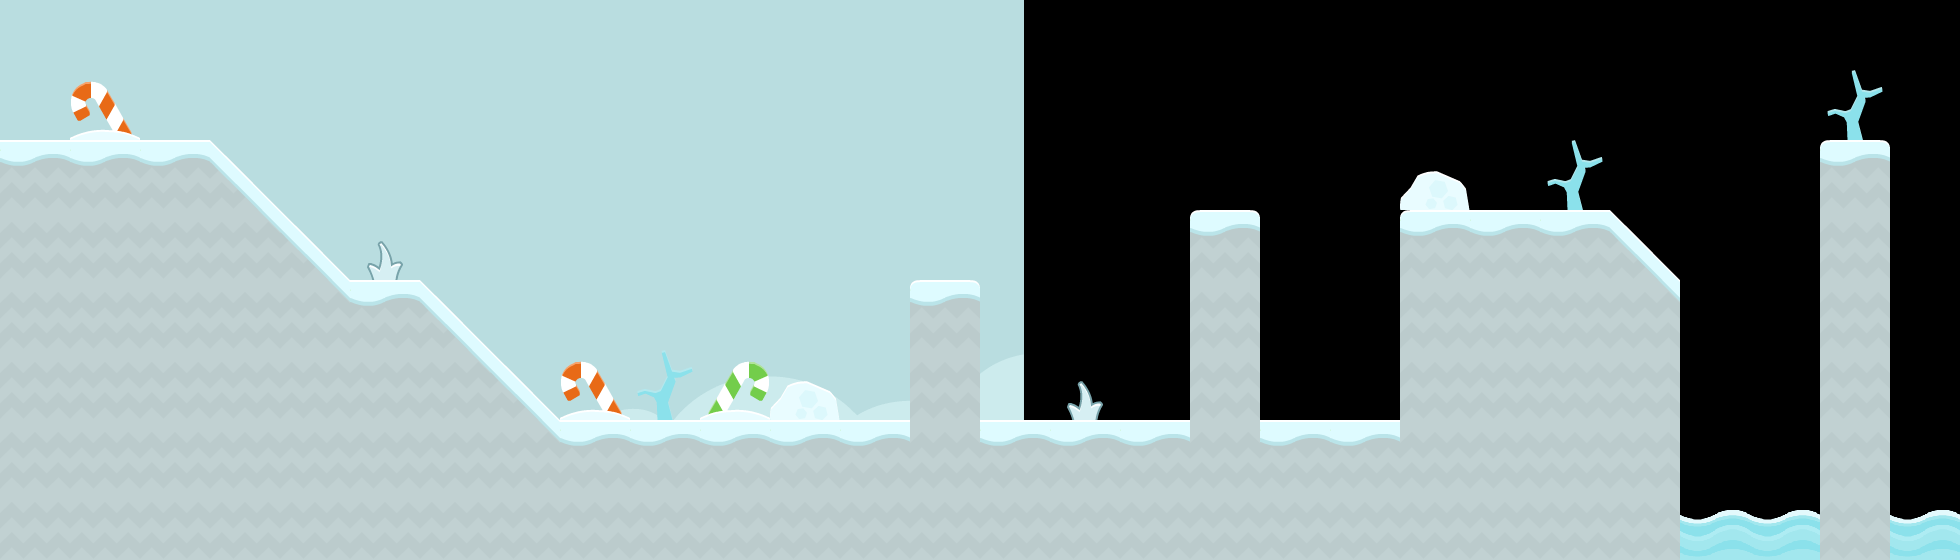

Tiled map render using the project's own tile images. Description and the map definition, with tile-layer contents summarised, below:
An orthogonal 28x8 tile map with 70x70 px tiles, 3 tile layers (tiles_background, tiles_terrain, tiles_foreground), 2 image layers and 10 objects (7x SNOW, start, target, effect_snow).

<map version="1.0" orientation="orthogonal" renderorder="right-down" width="28" height="8" tilewidth="70" tileheight="70" nextobjectid="175">
 <properties>
  <property name="blocks" value="wood_1x2_triangle_left,stone_1x2_triangle_left,stone_pyramid,wood_square_small_triangle_left,stone_square_small_triangle_left,stone_square,metal_small_triangle_right,wood_pyramid,wood_pyramid,stone_small_triangle_right" />
  <property name="music" value="eight_bit_metal" />
 </properties>
 <tileset firstgid="1" name="tiles" tilewidth="70" tileheight="70" spacing="4" margin="2" tilecount="117">
  <image source="../../graphics/tiles.png" width="962" height="666" />
  <tile id="114">
   <animation>
    <frame tileid="114" duration="100" />
    <frame tileid="115" duration="100" />
    <frame tileid="116" duration="100" />
    <frame tileid="115" duration="100" />
   </animation>
  </tile>
 </tileset>
 <imagelayer name="background_b" x="1024" y="-300">
  <image source="../../graphics/backgrounds/blue_shroom.png" />
 </imagelayer>
 <imagelayer name="background_a" y="-301">
  <image source="../../graphics/backgrounds/blue_grass.png" />
 </imagelayer>
 <layer name="tiles_background" width="30" height="8">
  <data>[240 cells, 13 non-empty, 6 distinct tile ids]</data>
 </layer>
 <layer name="tiles_terrain" width="30" height="8">
  <data>[240 cells, 95 non-empty, 6 distinct tile ids]</data>
 </layer>
 <layer name="tiles_foreground" width="30" height="8">
  <data>[240 cells, 0 non-empty, 0 distinct tile ids]</data>
 </layer>
 <objectgroup name="terrain">
  <object id="168" type="SNOW" x="1820" y="140">
   <polygon points="0,0 70,0 70,420 0,420" />
  </object>
  <object id="169" type="SNOW" x="1400" y="560">
   <polygon points="0,0 0,-350 210,-350 280,-280 280,0" />
  </object>
  <object id="170" type="SNOW" x="0" y="420">
   <polygon points="0,0 1400,0 1400,140 0,140" />
  </object>
  <object id="171" type="SNOW" x="0" y="140">
   <polygon points="0,0 210,0 350,140 350,280 0,280" />
  </object>
  <object id="172" type="SNOW" x="350" y="280">
   <polygon points="0,0 70,0 210,140 0,140" />
  </object>
  <object id="173" type="SNOW" x="910" y="280">
   <polygon points="0,0 70,0 70,140 0,140" />
  </object>
  <object id="174" type="SNOW" x="1190" y="210">
   <polygon points="0,0 70,0 70,210 0,210" />
  </object>
 </objectgroup>
 <objectgroup name="entities">
  <properties>
   <property name="blocks" value="wood_square_small_triangle_left,stone_square_small_triangle_left,stone_square" />
   <property name="music" value="happy_level" />
  </properties>
  <object id="4" name="start" type="start" x="700" y="350" width="70" height="70" />
  <object id="5" name="target" type="target" x="1470" y="140" width="70" height="70" />
 </objectgroup>
 <objectgroup name="background_effects">
  <object id="11" type="effect_snow" x="350" y="0" width="1540" height="140" />
 </objectgroup>
 <objectgroup name="foreground_effects" />
 <objectgroup name="npc" />
</map>
